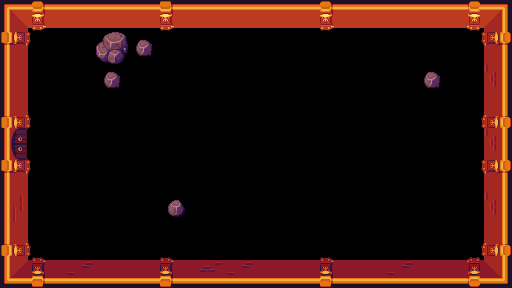

This game map was drawn from its Tiled (.tmx) file and the tilesets committed beside it. A one-line description and the full map source follow:
An orthogonal 16x9 tile map with 32x32 px tiles, 1 tile layer (Livello tile 1).

<map version="1.0" tiledversion="v1.0.2-200-gcf67c77" orientation="orthogonal" renderorder="right-down" width="16" height="9" tilewidth="32" tileheight="32" infinite="0" nextobjectid="1">
 <tileset firstgid="1" name="sheet" tilewidth="32" tileheight="32" tilecount="140" columns="14">
  <image source="../images/sheet.png" width="448" height="320" />
  <terraintypes>
   <terrain name="Nuovo terreno" tile="-1" />
  </terraintypes>
 </tileset>
 <layer name="Livello tile 1" width="16" height="9">
  <data encoding="csv">
111,20,1,1,1,34,1,1,1,1,20,1,1,1,18,112,
135,0,0,77,78,117,117,117,117,103,103,103,103,103,117,130,
91,0,0,78,0,117,117,117,117,117,117,117,117,78,117,86,
107,0,0,0,0,0,0,0,0,0,52,52,52,117,49,102,
119,0,0,0,0,0,0,0,0,0,0,0,0,117,49,86,
135,0,0,0,0,0,0,0,0,0,0,0,0,117,117,130,
94,0,0,0,0,79,0,0,0,0,0,0,49,117,117,86,
107,0,0,0,0,0,0,49,49,49,49,49,49,117,117,102,
125,76,45,43,43,76,44,45,43,43,76,43,45,43,60,126
</data>
 </layer>
</map>
